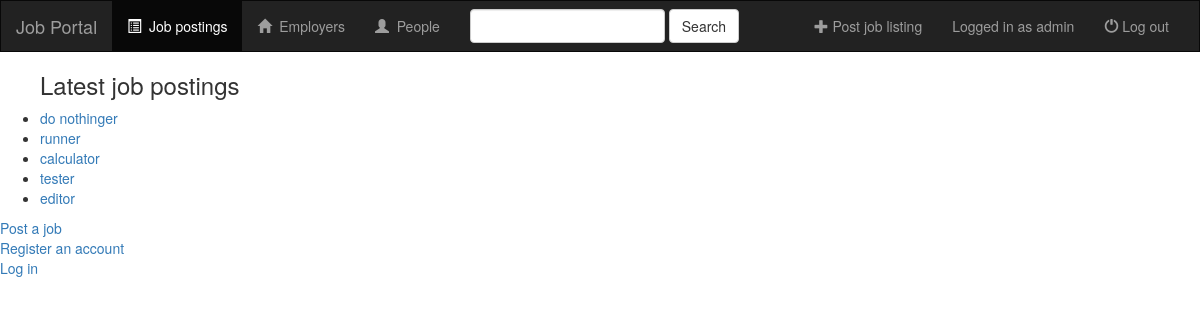
The app's page /jobportal/ (signed in) with its own data.
### jobportal/models.py (models this page shows, shortened)
@python_2_unicode_compatible
class Job(models.Model):
    name = models.CharField(max_length=200)
    pub_date = models.DateTimeField(default=datetime.now, blank=True)

### jobportal/views.py (the view)
class IndexView(generic.ListView):
    template_name = 'jobportal/index.html'
    context_object_name = 'latest_job_list'
    def get_queryset(self):
        return Job.objects.order_by('-pub_date')[:5]

### jobportal/templates/jobportal/index.html (shortened to what this page needs)
{% extends 'jobportal/base.html' %}
{% block body %}
{% if latest_job_list %}
    <ul>
      <h3>Latest job postings</h3>
    {% for job in latest_job_list %}
        <li><a href="{% url 'jobportal:job' job.id %}">{{ job.name }}</a></li>
    {% endfor %}
    </ul>
    <a href="{% url 'jobportal:job-add' %}">Post a job</a>
{% else %}
    <p>No polls are available.</p>
{% endif %}
<br />
<a href="{% url 'jobportal:register' %}">Register an account</a>
<div class="container-fluid">
  <div class="row">
    <a href="{% url 'jobportal:login' %}">Log in</a>
  </div>
</div>
{% endblock %}

### jobportal/templates/jobportal/base.html (shortened to what this page needs)
<!DOCTYPE html>
<html lang="en">
<head>
  {% load staticfiles %}
  <link rel="stylesheet" href="https://maxcdn.bootstrapcdn.com/bootstrap/3.3.7/css/bootstrap.min.css">
  <link rel="stylesheet" type="text/css" href="{% static 'jobportal/style.css' %}">
</head>
<body>
<nav class="navbar navbar-inverse">
  <div class="container-fluid">
    <div class="navbar-header">
      <a class="navbar-brand" href="{% url 'jobportal:index' %}">Job Portal</a>
    </div>
    <div class="collapse navbar-collapse" id="topNavBar">
      <ul class="nav navbar-nav">
        <li class="active">
          <a href="{% url 'jobportal:index' %}">
            <span class="glyphicon glyphicon-list-alt"></span>&nbsp;
            Job postings
          </a>
        </li>
        <li class="">
          <a href="{% url 'jobportal:index' %}">
            <span class="glyphicon glyphicon-home"></span>&nbsp;
            Employers
          </a>
        </li>
        <li class="">
          <a href="{% url 'jobportal:index' %}">
            <span class="glyphicon glyphicon-user"></span>&nbsp;
            People
          </a>
        </li>
      </ul>
      <form class="navbar-form navbar-left" role="search" method="get" action="#">
        <div class="form-group">
          <input type="text" class="form-control" name="q" value="">
        </div>
        <button type="submit" class="btn btn-default">Search</button>
      </form>
      <ul class="nav navbar-nav navbar-right">
        <li class="">
          <a href="#">
            <span class="glyphicon glyphicon-plus" aria-hidden="true"></span>&nbsp;Post job listing
          </a>
        </li>
        {% if request.user.is_authenticated %}
        <li class="">
          <span class="navbar-text">
            Logged in as {{ request.user.get_username }}
          </span>
        </li>
        <li class="">
          <a href="{% url 'jobportal:logout' %}">
            <span class="glyphicon glyphicon-off" aria-hidden="true"></span>&nbsp;Log out
          </a>
        </li>
        {% else %}
        <li class="">
          <a href="{% url 'jobportal:login' %}">
            <span class="glyphicon glyphicon-log-in" aria-hidden="true"></span>&nbsp;Log in
          </a>
        </li>
        {% endif %}
      </ul>
    </div>
  </div>
</nav>
{% block body %}
{% endblock %}
</body>
</html>

### static/jobportal/style.css (style rules this page uses)
.navbar { border-radius: 0; }

### records on screen
Job: name "do nothinger"
Job: name "runner"
Job: name "calculator"
Job: name "tester"
Job: name "editor"

### other values on screen
{{ request.user.get_username }} "admin"
